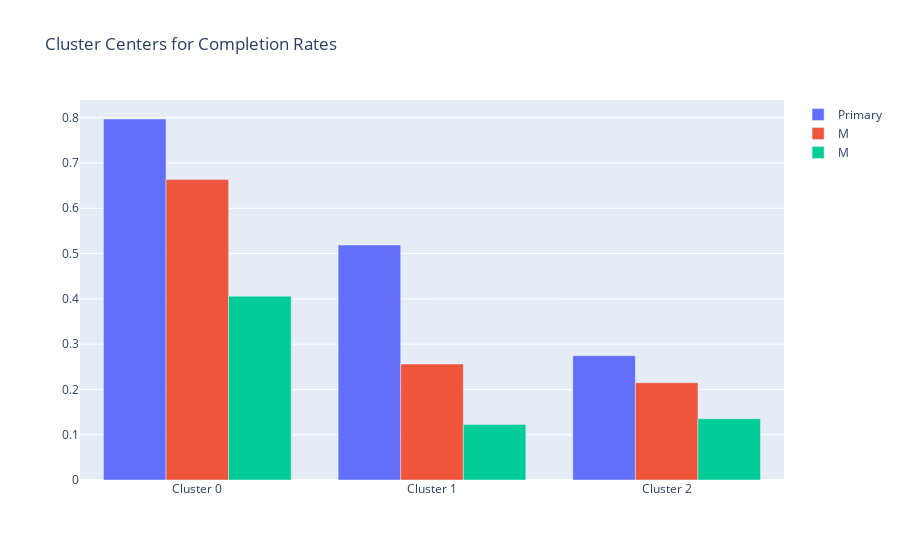

The code cell stored with this chart in its notebook:
### Markdown cell above
## Cluster Analysis
Use K-means clustering on completion indicators.

### Code cell
# For clustering, include secondary completion if available
cluster_df = df_latest.set_index('iso_code')
features = ['comp_prim_v2_m']
for col in ['comp_lowsec_v2_m', 'comp_upsec_v2_m']:
    if col in cluster_df.columns:
        features.append(col)

X = cluster_df[features].dropna()
kmeans = KMeans(n_clusters=3, random_state=0)
cluster_df.loc[X.index, 'cluster'] = kmeans.fit_predict(X)

# Plot cluster centers
centers = kmeans.cluster_centers_
fig = go.Figure(data=[
    go.Bar(name='Primary', x=['Cluster 0', 'Cluster 1', 'Cluster 2'], y=centers[:, 0]),
] +
[go.Bar(name=col.split('_v2_')[1].capitalize(), x=['Cluster 0', 'Cluster 1', 'Cluster 2'], y=centers[:, i])
 for i, col in enumerate(features[1:], start=1)])
fig.update_layout(barmode='group', title='Cluster Centers for Completion Rates')
fig.show()

### Figure 1 — Plotly figure (JSON) as saved in the notebook; plotly's stock layout.template omitted (floating-point values rounded to 4 significant figures)
{"data": [{"name": "Primary", "type": "bar", "x": ["Cluster 0", "Cluster 1", "Cluster 2"], "y": [0.7972, 0.5189, 0.2745]}, {"name": "M", "type": "bar", "x": ["Cluster 0", "Cluster 1", "Cluster 2"], "y": [0.6634, 0.2561, 0.2148]}, {"name": "M", "type": "bar", "x": ["Cluster 0", "Cluster 1", "Cluster 2"], "y": [0.406, 0.1224, 0.1354]}], "layout": {"barmode": "group", "title": {"text": "Cluster Centers for Completion Rates"}}}
